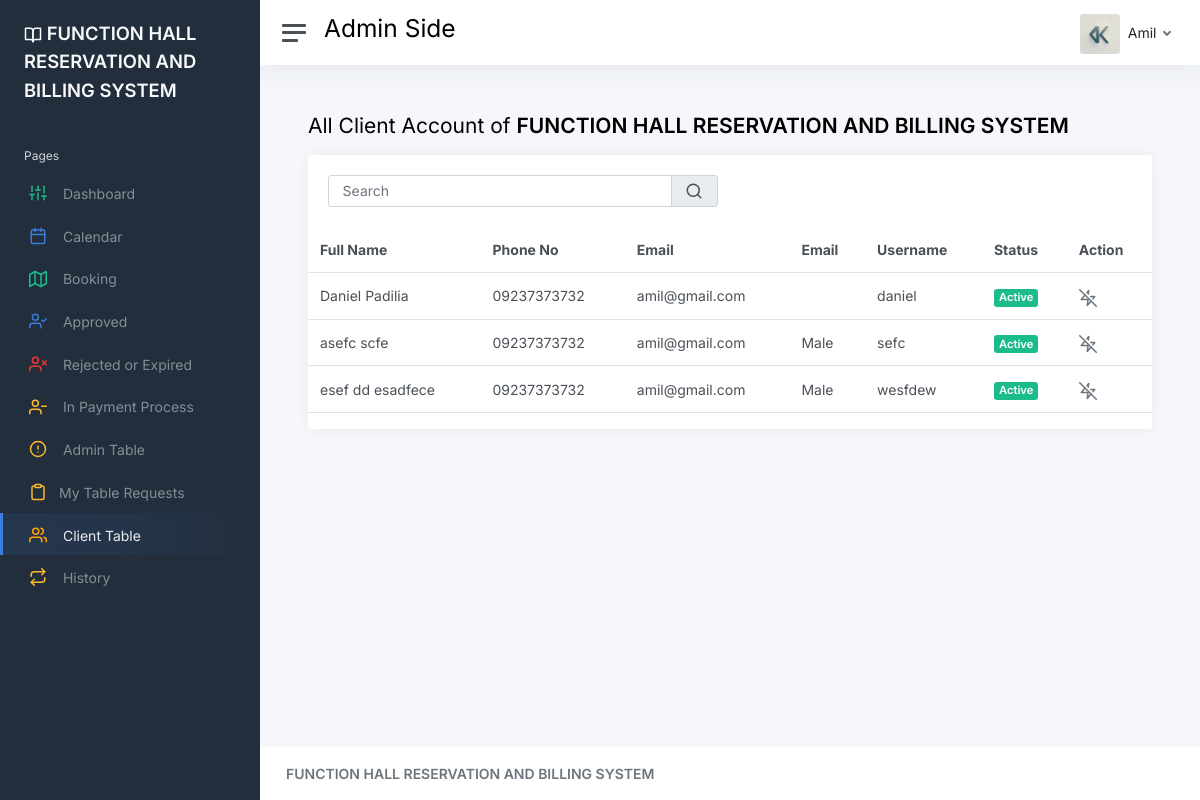
The page /static/Users.php (signed in) on the database its author committed.
### tables this page shows
CREATE TABLE `user` (
  `User_id` int(7) NOT NULL,
  `Username` varchar(20) NOT NULL,
  `Password` varchar(20) NOT NULL,
  `Fullname` varchar(20) NOT NULL,
  `Email` varchar(50) NOT NULL,
  `Gender` varchar(12) NOT NULL,
  `middle` varchar(50) NOT NULL,
  `Last` varchar(20) NOT NULL,
  `Phone` varchar(12) NOT NULL,
  `role` varchar(50) NOT NULL,
  `Status` int(11) NOT NULL
);

CREATE TABLE `customer` (
  `Customer_id` int(11) NOT NULL,
  `Fullname` varchar(50) NOT NULL,
  `Lastname` varchar(30) NOT NULL,
  `Affiliation` varchar(50) NOT NULL,
  `Phone No` varchar(11) NOT NULL,
  `Email` varchar(50) NOT NULL,
  `middle` varchar(20) NOT NULL,
  `gender` varchar(12) NOT NULL,
  `Username` varchar(50) NOT NULL,
  `Password` varchar(50) NOT NULL,
  `Status` int(11) NOT NULL
);

### static/model/class_model.php (called while the page is built, shortened)
<?php
	class class_model{
		public $host = db_host;
		public $user = db_user;
		public $pass = db_pass;
		public $dbname = db_name;
		public $conn;
		private function connect(){
			$this->conn = new mysqli($this->host, $this->user, $this->pass, $this->dbname);
		}
		public function user_account($User_id){
			$stmt = $this->conn->prepare("SELECT * FROM `user` WHERE `User_id` = ?") or die($this->conn->error);
		    $stmt->bind_param("i", $User_id);
			if($stmt->execute()){
				$result = $stmt->get_result();
				$fetch = $result->fetch_array();
				return array(
					'Fullname'=> $fetch['Fullname'],
					'Username'=>$fetch['Username'],
					'role'=>$fetch['role']
				);
			}
		}
		  public function fetchAll_Client(){
            $sql = "SELECT * FROM customer ";
				$stmt = $this->conn->prepare($sql);
				$stmt->execute();
				$result = $stmt->get_result();
		        $data = array();
		         while ($row = $result->fetch_assoc()) {
		                   $data[] = $row;
		            }
		         return $data;
		  }
			}
?>

### static/Users.php (the view, shortened to what this page needs)
<!DOCTYPE html>
<html lang="en">
<head>
	<link href="css/app.css" rel="stylesheet">
</head>
<body>
	<div class="wrapper">
		<?php include('includes/sidebar.php'); ?>
		<div class="main">
		<?php include('includes/header.php'); ?>
			<main class="content">
			<div class="container-fluid p-0">
    <h1 class="h3 mb-3">
        All Client Account of
        <strong>FUNCTION HALL RESERVATION AND BILLING SYSTEM</strong>
    </h1>
    <?php
    $conn = new class_model();
    $booking = $conn->fetchAll_Client();
    ?>
    <div class="row">
        <div class="col-12 col-lg-12 col-xxl-12 d-flex">
            <div class="card flex-fill">
				<div class="card-body">
  <div class="row">
    <div class="col-lg-6">
      <div class="input-group">
        <input name="search" type="text" class="form-control" placeholder="Search">
        <span class="input-group-text"><i data-feather="search"></i></span>
      </div>
    </div>
  </div>
</div>
<div class="table-responsive">
                <table class="table table-hover ">
                    <thead>
                        <tr>
                            <th>Full Name</th>
                            <th >Phone No</th>
                            <th >Email</th>
                            <th >Email</th>
                            <th>Username</th>
                            <th >Status</th>
                            <th >Action</th>
                        </tr>
                    </thead>
                    <tbody>
                        <?php if (!empty($booking)) {
                            foreach ($booking as $row) { ?>
                                <tr>
                                    <td><?= htmlspecialchars($row['Fullname'])   ?> <?= htmlspecialchars($row['middle'])   ?>  <?= htmlspecialchars($row['Lastname'])   ?></td>
                                    <td >
                                        <?= htmlspecialchars($row['Phone No']) ?>
                                    </td>
									<td >
                                        <?= htmlspecialchars($row['Email']) ?>
                                    </td>
                                    <td >
                                        <?= htmlspecialchars($row['gender']) ?>
                                    </td>
									<td >
                                        <?= htmlspecialchars($row['Username']) ?>
                                    </td>
                                    <td>
                                            <?php if($row['Status']== 1){ ?>
												<span class="badge bg-success">
												Active
												</span>
											<?php }else{ ?>
												<span class="badge bg-danger">
												Deactivate
												</span>
												<?php } ?>
                                    </td>
                                    <td >
									<?php if($row['Status']== 1){ ?>
									<a href="javascript:;" data-id="<?= $row['Customer_id']; ?>" class="text-secondary font-weight-bold text-xs actives" data-toggle="tooltip" title="Deactivate">
									<i class="align-middle me-2" data-feather="zap-off"></i>
									<?php }elseif($row['Status']== 0){ ?>
										<a href="javascript:;" data-id="<?= $row['Customer_id']; ?>" class="text-secondary font-weight-bold text-xs deactive" data-toggle="tooltip" title="Activate">
									   <i class="align-middle me-2" data-feather="zap"></i>
										<?php } ?>
												</a>
                                    </td>
                                </tr>
                        <?php }
                        } else { ?>
                            <tr>
                                <td colspan="7" class="text-center">No booking records found.</td>
                            </tr>
                        <?php } ?>
                    </tbody>
                </table>
            </div>
            </div>
        </div>
    </div>
</div>
			</main>
			<footer class="footer">
				<div class="container-fluid">
					<div class="row text-muted">
						<div class="col-6 text-start">
							<p class="mb-0">
								<a class="text-muted" href="https://adminkit.io/" target="_blank"><strong> FUNCTION HALL RESERVATION AND BILLING SYSTEM </strong></a>
							</p>
						</div>
					</div>
				</div>
			</footer>
		</div>
	</div>
</body>
</html>

### static/includes/header.php (shortened to what this page needs)
<nav class="navbar navbar-expand navbar-light navbar-bg">
				<a class="sidebar-toggle js-sidebar-toggle">
          <i class="hamburger align-self-center"></i>
        </a>
<h2><?php if($userinfo['role'] == 'Staff'){ ?>Staff Side <?php }else{ ?>Admin Side<?php } ?></h2>
				<div class="navbar-collapse collapse">
					<ul class="navbar-nav navbar-align">
						<li class="nav-item dropdown">
							<a class="nav-icon dropdown-toggle" href="#" id="alertsDropdown" data-bs-toggle="dropdown">
							</a>
						</li>
						<li class="nav-item dropdown">
							<a class="nav-icon dropdown-toggle" href="#" id="messagesDropdown" data-bs-toggle="dropdown">
							</a>
						</li>
						<li class="nav-item dropdown">
							<a class="nav-link dropdown-toggle d-none d-sm-inline-block" href="#" data-bs-toggle="dropdown">
                <img src="img/avatars/20250426_1521_image (1).png" class="avatar img-fluid rounded me-1" alt="Charles Hall" /> <span class="text-dark"><?= $userinfo['Fullname'] ?></span>
              </a>
						</li>
					</ul>
				</div>
			</nav>

### rows shown on the page
user: Fullname "Amil"
customer: Fullname "Daniel", Lastname "Padilia", Phone No "09237373732", Email "amil@gmail.com", Username "daniel", Status "Active"
customer: Fullname "asefc", Lastname "scfe", Phone No "09237373732", Email "amil@gmail.com", gender "Male", Username "sefc", Status "Active"
customer: Fullname "esef", middle "dd", Lastname "esadfece", Phone No "09237373732", Email "amil@gmail.com", gender "Male", Username "wesfdew", Status "Active"
